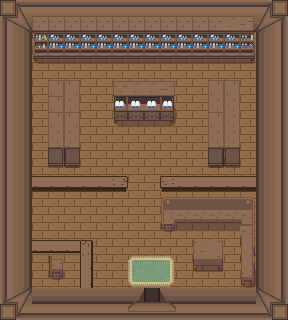

This is a level from a 2D game, rendered from its Tiled map with the project's own tilesets. A one-line summary and the complete map file follow:
An orthogonal 18x20 tile map with 16x16 px tiles, 4 tile layers (Tile Layer 1, Tile Layer 2, Tile Layer 3, Tile Layer 4).

<map version="1.0" tiledversion="1.0.2" orientation="orthogonal" renderorder="right-down" width="18" height="20" tilewidth="16" tileheight="16" nextobjectid="1">
 <tileset firstgid="1" source="../../Tileset/Inside.tsx" />
 <layer name="Tile Layer 1" width="18" height="20">
  <data encoding="csv">
261,262,2684354871,2684354871,2684354871,2684354871,2684354871,2684354871,2684354871,2684354871,2684354871,2684354871,2684354871,2684354871,2684354871,2684354871,2684354846,2684354821,
286,287,2684354872,2684354872,2684354872,2684354872,2684354872,2684354872,2684354872,2684354872,2684354872,2684354872,2684354872,2684354872,2684354872,2684354872,2684354847,2684354822,
311,312,164,164,164,164,164,164,164,164,164,164,164,164,164,164,3221225784,3221225783,
311,312,164,164,164,164,164,164,164,164,164,164,164,164,164,164,3221225784,3221225783,
311,312,164,164,164,164,164,164,164,164,164,164,164,164,164,164,3221225784,3221225783,
311,312,164,164,164,164,164,164,164,164,164,164,164,164,164,164,3221225784,3221225783,
311,312,164,164,164,164,164,164,164,164,164,164,164,164,164,164,3221225784,3221225783,
311,312,164,164,164,164,164,164,164,164,164,164,164,164,164,164,3221225784,3221225783,
311,312,164,164,164,164,164,164,164,164,164,164,164,164,164,164,3221225784,3221225783,
311,312,164,164,164,164,164,164,164,164,164,164,164,164,164,164,3221225784,3221225783,
311,312,164,164,164,164,164,164,164,164,164,164,164,164,164,164,3221225784,3221225783,
311,312,164,164,164,164,164,164,164,164,164,164,164,164,164,164,3221225784,3221225783,
311,312,164,164,164,164,164,164,164,164,164,164,164,164,164,164,3221225784,3221225783,
311,312,164,164,164,164,164,164,164,164,164,164,164,164,164,164,3221225784,3221225783,
311,312,164,164,164,164,164,164,164,164,164,164,164,164,164,164,3221225784,3221225783,
311,312,164,164,164,164,164,164,164,164,164,164,164,164,164,164,3221225784,3221225783,
311,312,164,164,164,164,164,164,164,164,164,164,164,164,164,164,3221225784,3221225783,
311,312,164,164,164,164,164,164,164,164,164,164,164,164,164,164,3221225784,3221225783,
1610612998,1610613023,2684354872,2684354872,2684354872,2684354872,2684354872,2684354872,2684354872,2684354872,2684354872,2684354872,2684354872,2684354872,2684354872,2684354872,3221225759,3221225758,
1610612997,1610613022,1610613047,1610613047,1610613047,1610613047,1610613047,1610613047,1610613047,1610613047,1610613047,1610613047,1610613047,1610613047,1610613047,1610613047,3221225734,3221225733
</data>
 </layer>
 <layer name="Tile Layer 2" width="18" height="20">
  <data encoding="csv">
0,0,0,0,0,0,0,0,0,0,0,0,0,0,0,0,0,0,
0,0,1,1,1,1,1,1,1,1,1,1,1,1,2,3,0,0,
0,0,251,252,252,252,252,252,252,252,252,252,252,252,252,253,0,0,
0,0,276,277,277,277,277,277,277,277,277,277,277,277,277,278,0,0,
0,0,0,0,0,0,0,0,0,0,0,0,0,0,0,0,0,0,
0,0,0,229,229,0,0,0,0,0,0,0,0,229,229,0,0,0,
0,0,0,229,254,0,0,0,0,0,0,0,0,229,254,0,0,0,
0,0,0,229,254,0,0,0,0,0,0,0,0,229,254,0,0,0,
0,0,0,254,254,0,0,0,0,0,0,0,0,254,254,0,0,0,
0,0,0,279,279,0,0,0,0,0,0,0,0,280,280,0,0,0,
0,0,0,304,304,0,0,0,0,0,0,0,0,305,305,0,0,0,
0,0,0,0,0,0,0,0,0,0,0,0,0,0,0,0,0,0,
0,0,0,0,0,0,0,0,0,0,0,0,0,0,0,0,0,0,
0,0,0,0,0,0,0,0,0,0,0,0,0,0,0,0,0,0,
0,0,0,0,0,164,164,164,164,164,0,0,0,0,0,0,0,0,
0,0,164,164,164,164,164,0,0,164,164,164,164,164,0,0,0,0,
0,0,0,0,0,164,164,0,101,102,103,0,0,0,0,0,0,0,
0,0,0,0,0,164,164,0,151,152,153,0,0,0,0,0,0,0,
0,0,0,0,0,0,0,0,1610613077,1610613102,1610613127,0,0,0,0,0,0,0,
0,0,0,0,0,0,0,0,1610613076,1610613101,1610613126,0,0,0,0,0,0,0
</data>
 </layer>
 <layer name="Tile Layer 3" width="18" height="20">
  <data encoding="csv">
0,0,0,0,0,0,0,0,0,0,0,0,0,0,0,0,0,0,
0,0,0,0,0,0,0,0,0,0,0,0,0,0,0,0,0,0,
0,0,0,0,0,0,0,0,0,0,0,0,0,0,0,0,0,0,
0,0,0,0,0,0,0,0,0,0,0,0,0,0,0,0,0,0,
0,0,0,0,0,0,0,0,0,0,0,0,0,0,0,0,0,0,
0,0,0,0,0,0,0,133,134,134,135,0,0,0,0,0,0,0,
0,0,0,0,0,0,0,158,159,159,160,0,0,0,0,0,0,0,
0,0,0,0,0,0,0,183,184,184,185,0,0,0,0,0,0,0,
0,0,0,0,0,0,0,0,0,0,0,0,0,0,0,0,0,0,
0,0,0,0,0,0,0,0,0,0,0,0,0,0,0,0,0,0,
0,0,0,0,0,0,0,0,0,0,0,0,0,0,0,0,0,0,
0,0,164,164,164,164,164,164,164,0,164,164,164,164,164,164,0,0,
0,0,0,0,0,0,0,0,0,0,0,18,18,18,18,19,0,0,
0,0,0,0,0,0,0,0,0,0,0,43,43,43,43,44,0,0,
0,0,0,0,0,0,0,0,0,0,0,68,68,68,68,44,0,0,
0,0,0,164,164,164,164,0,0,0,0,0,83,85,0,69,0,0,
0,0,0,164,0,164,164,0,0,0,0,0,108,110,0,69,0,0,
0,0,0,164,0,164,164,0,0,0,0,0,0,0,0,94,0,0,
0,0,0,0,0,0,0,0,0,0,0,0,0,0,0,0,0,0,
0,0,0,0,0,0,0,0,0,0,0,0,0,0,0,0,0,0
</data>
 </layer>
 <layer name="Tile Layer 4" width="18" height="20">
  <data encoding="csv">
0,0,0,0,0,0,0,0,0,0,0,0,0,0,0,0,0,0,
0,0,0,0,0,0,0,0,0,0,0,0,0,0,0,0,0,0,
0,0,0,0,0,0,0,0,0,0,0,0,0,0,0,0,0,0,
0,0,0,0,0,0,0,0,0,0,0,0,0,0,0,0,0,0,
0,0,0,0,0,0,0,0,0,0,0,0,0,0,0,0,0,0,
0,0,0,0,230,0,0,0,0,0,0,0,0,229,0,0,0,0,
0,0,0,0,255,0,0,157,157,157,157,0,0,254,0,0,0,0,
0,0,0,0,230,0,0,0,0,0,0,0,0,229,0,0,0,0,
0,0,0,0,255,0,0,0,0,0,0,0,0,254,0,0,0,0,
0,0,0,0,280,0,0,0,0,0,0,0,0,279,0,0,0,0,
0,0,0,0,305,0,0,0,0,0,0,0,0,304,0,0,0,0,
0,0,121,121,121,121,121,122,0,164,120,121,121,121,121,121,0,0,
0,0,164,164,164,164,164,164,0,164,17,18,18,18,18,19,0,0,
0,0,0,0,0,0,0,0,0,0,42,0,0,0,0,0,0,0,
0,0,0,0,0,0,0,0,0,0,281,0,0,0,0,0,0,0,
0,0,71,71,71,1610612808,164,0,0,164,0,0,0,0,0,0,0,0,
0,0,0,257,0,1610612807,164,164,0,0,0,0,0,0,0,0,0,0,
0,0,0,282,0,1610612807,164,164,0,0,0,0,0,0,0,0,0,0,
0,0,0,0,0,0,0,0,0,0,0,0,0,0,0,0,0,0,
0,0,0,0,0,0,0,0,0,0,0,0,0,0,0,0,0,0
</data>
 </layer>
</map>
